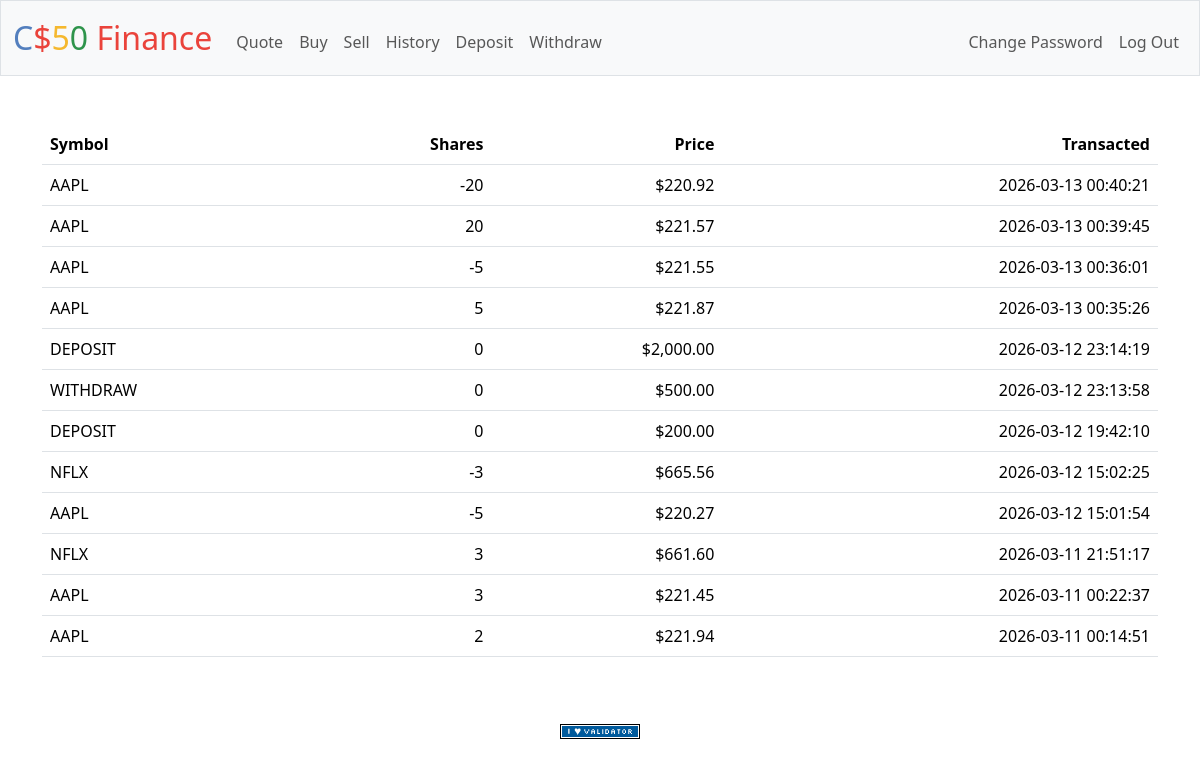
The app's page /history (signed in) with its own data.
### tables this page shows
CREATE TABLE purchases (
    id INTEGER PRIMARY KEY AUTOINCREMENT,
    user_id INTEGER NOT NULL,
    symbol TEXT NOT NULL,
    name TEXT NOT NULL,
    shares INTEGER NOT NULL,
    price REAL NOT NULL,
    timestamp DATETIME DEFAULT CURRENT_TIMESTAMP,
    FOREIGN KEY (user_id) REFERENCES users(id)
);

### app.py (the view)
@app.route("/history")
@login_required
def history():
    transactions = db.execute(
        "SELECT symbol, shares, price, timestamp FROM purchases WHERE user_id = ? ORDER BY timestamp DESC", session["user_id"])
    return render_template("history.html", transactions=transactions)

### app.py (called while the page is built)
@app.after_request
def after_request(response):
    response.headers["Cache-Control"] = "no-cache, no-store, must-revalidate"
    response.headers["Expires"] = 0
    response.headers["Pragma"] = "no-cache"
    return response

### helpers.py (called while the page is built)
def login_required(f):
    @wraps(f)
    def decorated_function(*args, **kwargs):
        if session.get("user_id") is None:
            return redirect("/login")
        return f(*args, **kwargs)
    return decorated_function

def usd(value):
    return f"${value:,.2f}"

### templates/history.html (shortened to what this page needs)
{% extends "layout.html" %}
{% block main %}
    <table class="table">
        <thead>
            <tr>
                <th class="text-start">Symbol</th>
                <th class="text-end">Shares</th>
                <th class="text-end">Price</th>
                <th class="text-end">Transacted</th>
            </tr>
        </thead>
        <tbody>
            {% for row in transactions %}
            <tr>
                <td class="text-start">{{ row.symbol }}</td>
                <td class="text-end">{{ row.shares }}</td>
                <td class="text-end">{{ row.price | usd }}</td>
                <td class="text-end">{{ row.timestamp }}</td>
            </tr>
            {% endfor %}
        </tbody>
    </table>
{% endblock %}

### templates/layout.html (shortened to what this page needs)
<!DOCTYPE html>
<html lang="en">
    <head>
        <link href="https://cdn.jsdelivr.net/npm/bootstrap@5.3.8/dist/css/bootstrap.min.css" rel="stylesheet">
        <link href="/static/styles.css" rel="stylesheet">
    </head>
    <body>
        <nav class="bg-light border navbar navbar-expand-md navbar-light">
            <div class="container-fluid">
                <a class="navbar-brand" href="/"><span class="blue">C</span><span class="red">$</span><span class="yellow">5</span><span class="green">0</span> <span class="red">Finance</span></a>
                <div class="collapse navbar-collapse" id="navbar">
                    {% if session["user_id"] %}
                        <ul class="navbar-nav me-auto mt-2">
                            <li class="nav-item"><a class="nav-link" href="/quote">Quote</a></li>
                            <li class="nav-item"><a class="nav-link" href="/buy">Buy</a></li>
                            <li class="nav-item"><a class="nav-link" href="/sell">Sell</a></li>
                            <li class="nav-item"><a class="nav-link" href="/history">History</a></li>
                            <li class="nav-item"><a class="nav-link" href="/deposit">Deposit</a></li>
                            <li class="nav-item"><a class="nav-link" href="/withdraw">Withdraw</a></li>
                        </ul>
                        <ul class="navbar-nav ms-auto mt-2">
                            <li class="nav-item"><a class="nav-link" href="/change_password">Change Password</a></li>
                            <li class="nav-item"><a class="nav-link" href="/logout">Log Out</a></li>
                        </ul>
                    {% else %}
                        <ul class="navbar-nav ms-auto mt-2">
                            <li class="nav-item"><a class="nav-link" href="/register">Register</a></li>
                            <li class="nav-item"><a class="nav-link" href="/login">Log In</a></li>
                        </ul>
                    {% endif %}
                </div>
            </div>
        </nav>
        <main class="container py-5 text-center">
            {% block main %}{% endblock %}
        </main>
        <footer class="mb-5">
            <form action="https://validator.w3.org/check" class="text-center" enctype="multipart/form-data" method="post" target="_blank">
                <input alt="Validate" src="/static/I_heart_validator.png" type="image">
            </form>
        </footer>
    </body>
</html>

### static/styles.css (style rules this page uses)
nav .navbar-brand { font-size: xx-large; }
nav .navbar-brand .blue { color: #537fbe; }
nav .navbar-brand .red { color: #ea433b; }
nav .navbar-brand .yellow { color: #f5b82e; }
nav .navbar-brand .green { color: #2e944b; }

### records on screen
purchases: symbol "AAPL", shares "-20", price "$220.92", timestamp "2026-03-13 00:40:21"
purchases: symbol "AAPL", shares "20", price "$221.57", timestamp "2026-03-13 00:39:45"
purchases: symbol "AAPL", shares "-5", price "$221.55", timestamp "2026-03-13 00:36:01"
purchases: symbol "AAPL", shares "5", price "$221.87", timestamp "2026-03-13 00:35:26"
purchases: symbol "DEPOSIT", shares "0", price "$2,000.00", timestamp "2026-03-12 23:14:19"
purchases: symbol "WITHDRAW", shares "0", price "$500.00", timestamp "2026-03-12 23:13:58"
purchases: symbol "DEPOSIT", shares "0", price "$200.00", timestamp "2026-03-12 19:42:10"
purchases: symbol "NFLX", shares "-3", price "$665.56", timestamp "2026-03-12 15:02:25"
purchases: symbol "AAPL", shares "-5", price "$220.27", timestamp "2026-03-12 15:01:54"
purchases: symbol "NFLX", shares "3", price "$661.60", timestamp "2026-03-11 21:51:17"
purchases: symbol "AAPL", shares "3", price "$221.45", timestamp "2026-03-11 00:22:37"
purchases: symbol "AAPL", shares "2", price "$221.94", timestamp "2026-03-11 00:14:51"
